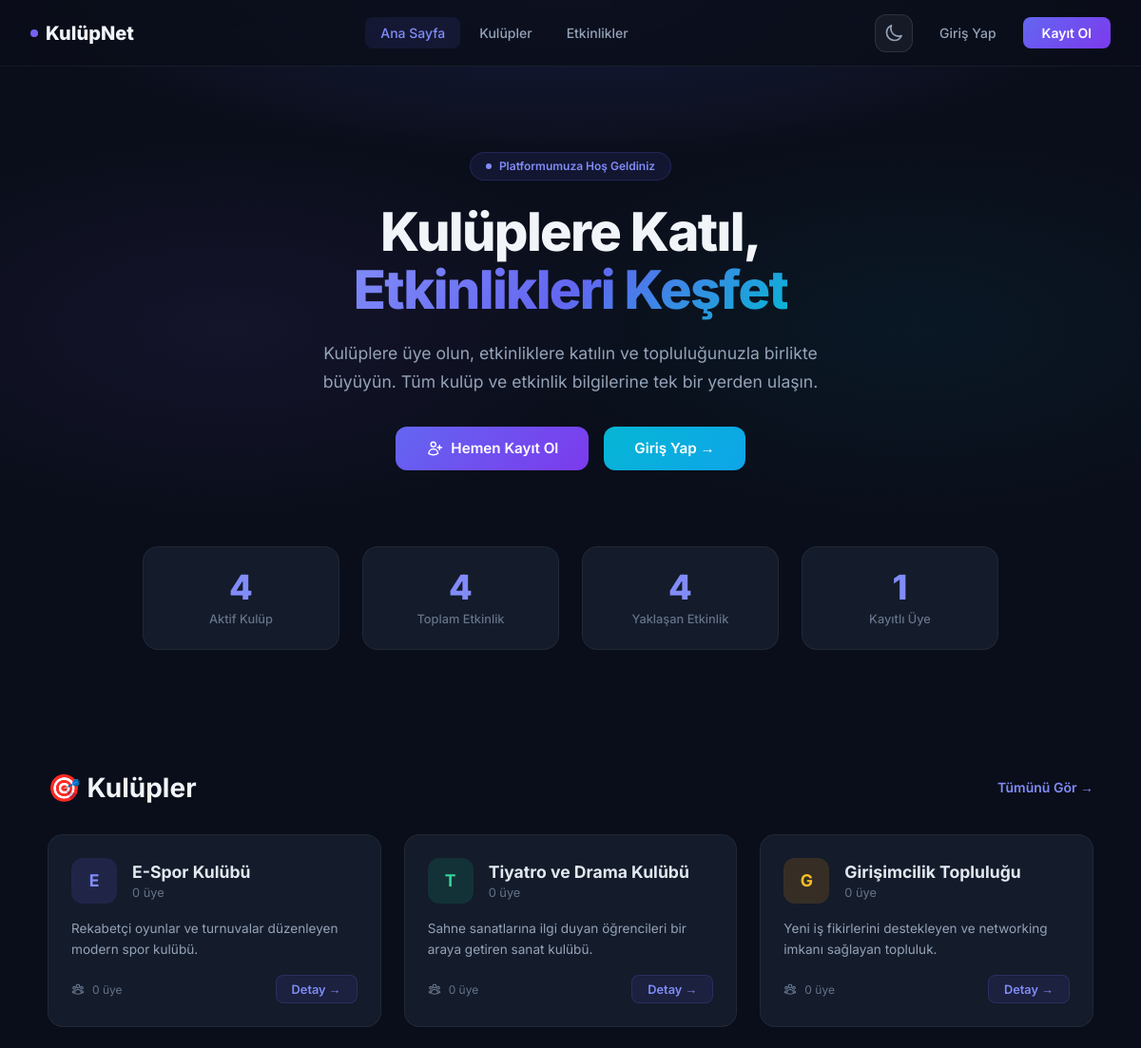
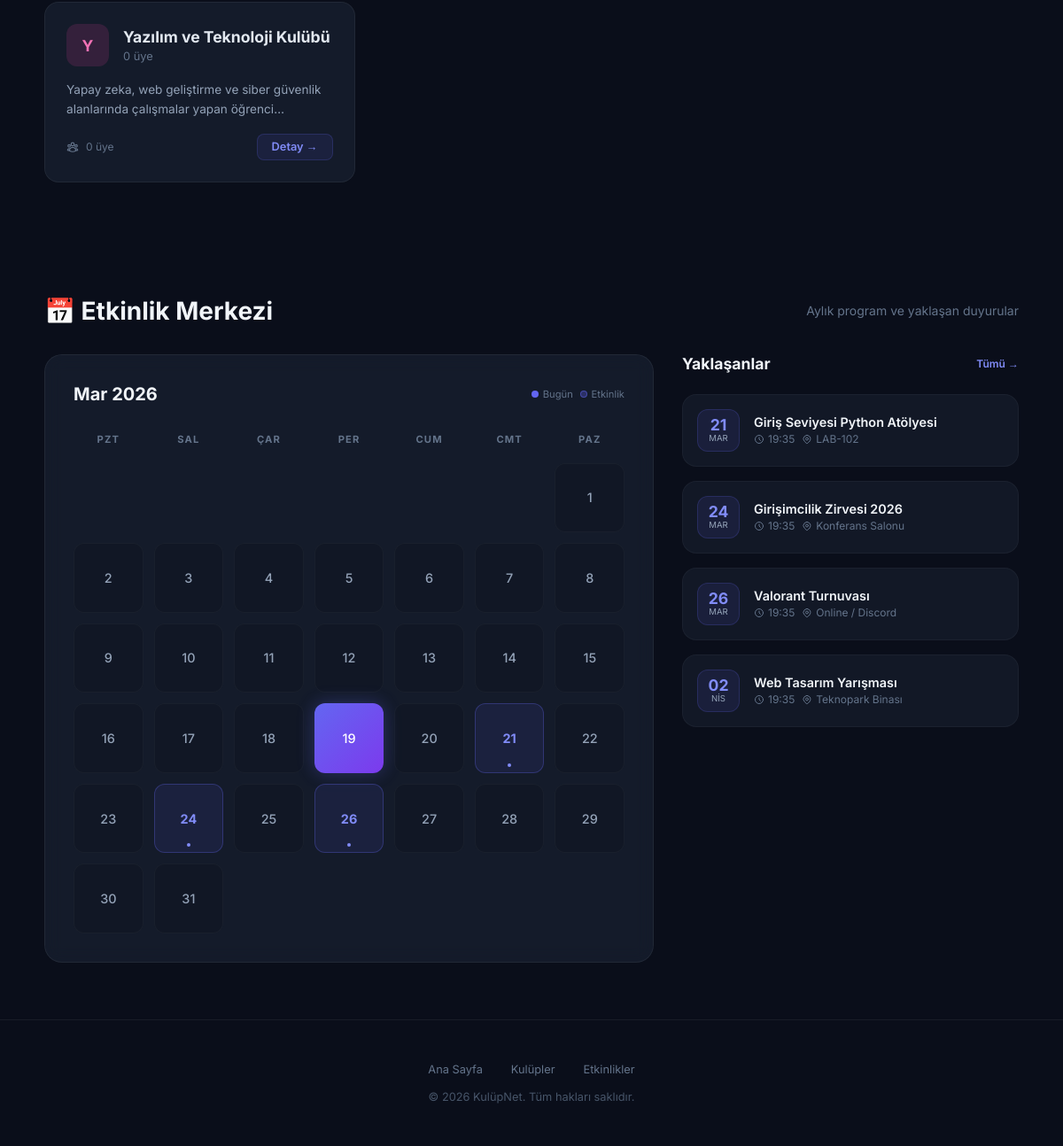
The page / on the database its author committed (2 pictures, top to bottom).
### tables this page shows
CREATE TABLE IF NOT EXISTS kulupler (
    id INT AUTO_INCREMENT PRIMARY KEY,
    ad VARCHAR(100) NOT NULL,
    aciklama TEXT
);

CREATE TABLE IF NOT EXISTS etkinlikler (
    id INT AUTO_INCREMENT PRIMARY KEY,
    kulup_id INT,
    baslik VARCHAR(200) NOT NULL,
    aciklama TEXT,
    tarih DATETIME NOT NULL,
    konum VARCHAR(200),
    kisi_siniri INT DEFAULT NULL,
    FOREIGN KEY (kulup_id) REFERENCES kulupler(id) ON DELETE SET NULL
);

### index.php (the view, shortened to what this page needs)
<?php
require_once 'config/veritabani.php';
$giris_yapildi = isset($_SESSION['kullanici_id']);
$kulup_sayisi = $db->query("SELECT COUNT(*) FROM kulupler")->fetchColumn();
$etkinlik_sayisi = $db->query("SELECT COUNT(*) FROM etkinlikler")->fetchColumn();
$aktif_etkinlik = $db->query("SELECT COUNT(*) FROM etkinlikler WHERE tarih >= NOW()")->fetchColumn();
$uye_sayisi = 0;
try {
    $uye_sayisi = $db->query("SELECT COUNT(*) FROM kullanicilar")->fetchColumn();
}
catch (Exception $e) {
}
$son_kulupler = $db->query("SELECT k.*, (SELECT COUNT(*) FROM kulup_uyelikleri WHERE kulup_id = k.id) as uye_sayisi FROM kulupler k ORDER BY k.id DESC LIMIT 6")->fetchAll();
$yaklasen = $db->query("SELECT e.*, k.ad as kulup_adi FROM etkinlikler e LEFT JOIN kulupler k ON e.kulup_id = k.id WHERE e.tarih >= NOW() ORDER BY e.tarih ASC LIMIT 5")->fetchAll();
$ay_baslap = date('Y-m-01');
$ay_bitis = date('Y-m-t');
$takvim_etkinlik_sorgu = $db->prepare("SELECT id, baslik, tarih, konum FROM etkinlikler WHERE tarih BETWEEN ? AND ? ORDER BY tarih ASC");
$takvim_etkinlik_sorgu->execute([$ay_baslap . ' 00:00:00', $ay_bitis . ' 23:59:59']);
$takvim_etkinlikler = $takvim_etkinlik_sorgu->fetchAll();
$etkinlik_gunleri = [];
foreach ($takvim_etkinlikler as $et) {
    $gun = (int)date('d', strtotime($et['tarih']));
    $etkinlik_gunleri[$gun][] = $et;
}
$bugun = (int)date('d');
$bu_ay = (int)date('m');
$bu_yil = (int)date('Y');
$toplam_gun = (int)date('t');
$aylar = ['Oca', 'Şub', 'Mar', 'Nis', 'May', 'Haz', 'Tem', 'Ağu', 'Eyl', 'Eki', 'Kas', 'Ara'];
$ilk_gun_hafta = (int)date('w', strtotime($ay_baslap));
if ($ilk_gun_hafta == 0)
    $ilk_gun_hafta = 7;
?>
<!DOCTYPE html>
<html lang="tr">
<head>
    <link rel="stylesheet" href="content/css/theme.css">
</head>
<body>
    <nav class="navbar">
        <a href="index.php" class="nav-brand">
            <span class="brand-dot"></span>
            KulüpNet
        </a>
        <div class="nav-links">
            <a href="index.php" class="active">Ana Sayfa</a>
            <a href="kulupler.php">Kulüpler</a>
            <a href="etkinlikler.php">Etkinlikler</a>
        </div>
        <div class="nav-auth">
            <?php include 'includes/theme_toggle.php'; ?>
            <?php if ($giris_yapildi): ?>
                <div class="user-menu">
                    <?php include 'includes/bildirim.php'; ?>
                    <a href="profil.php" class="user-avatar"><?php echo mb_strtoupper(mb_substr($_SESSION['kullanici_ad'], 0, 1)); ?></a>
                    <a href="profil.php" style="text-decoration:none;"><span class="user-menu-name"><?php echo htmlspecialchars($_SESSION['kullanici_ad']); ?></span></a>
                    <a href="ayarlar.php" class="btn-ghost" title="Ayarlar">
                        <svg xmlns="http://www.w3.org/2000/svg" fill="none" viewBox="0 0 24 24" stroke-width="2" stroke="currentColor" style="width:18px;height:18px;">
                            <path stroke-linecap="round" stroke-linejoin="round" d="M9.594 3.94c.09-.542.56-.94 1.11-.94h2.593c.55 0 1.02.398 1.11.94l.213 1.281c.063.374.313.686.645.87.074.04.147.083.22.127.325.196.72.257 1.075.124l1.217-.456a1.125 1.125 0 0 1 1.37.49l1.296 2.247a1.125 1.125 0 0 1-.26 1.431l-1.003.827c-.293.241-.438.613-.43.992a7.723 7.723 0 0 1 0 .255c-.008.378.137.75.43.991l1.004.827c.424.35.534.955.26 1.43l-1.298 2.247a1.125 1.125 0 0 1-1.369.491l-1.217-.456c-.355-.133-.75-.072-1.076.124a6.47 6.47 0 0 1-.22.128c-.331.183-.581.495-.644.869l-.213 1.281c-.09.543-.56.94-1.11.94h-2.594c-.55 0-1.019-.398-1.11-.94l-.213-1.281c-.062-.374-.312-.686-.644-.87a6.52 6.52 0 0 1-.22-.127c-.325-.196-.72-.257-1.076-.124l-1.217.456a1.125 1.125 0 0 1-1.369-.49l-1.297-2.247a1.125 1.125 0 0 1 .26-1.431l1.004-.827c.292-.24.437-.613.43-.991a6.932 6.932 0 0 1 0-.255c.007-.38-.138-.751-.43-.992l-1.004-.827a1.125 1.125 0 0 1-.26-1.43l1.297-2.247a1.125 1.125 0 0 1 1.37-.491l1.216.456c.356.133.751.072 1.076-.124.072-.044.146-.086.22-.128.332-.183.582-.495.644-.869l.214-1.28Z" />
                            <path stroke-linecap="round" stroke-linejoin="round" d="M15 12a3 3 0 1 1-6 0 3 3 0 0 1 6 0Z" />
                        </svg>
                    </a>
                    <a href="cikis.php" class="btn-ghost" title="Çıkış">
                        <svg xmlns="http://www.w3.org/2000/svg" fill="none" viewBox="0 0 24 24" stroke-width="2" stroke="currentColor" style="width:18px;height:18px;">
                            <path stroke-linecap="round" stroke-linejoin="round" d="M15.75 9V5.25A2.25 2.25 0 0 0 13.5 3h-6a2.25 2.25 0 0 0-2.25 2.25v13.5A2.25 2.25 0 0 0 7.5 21h6a2.25 2.25 0 0 0 2.25-2.25V15m3 0 3-3m0 0-3-3m3 3H9" />
                        </svg>
                    </a>
                </div>
            <?php
else: ?>
                <a href="giris.php" class="btn-ghost">Giriş Yap</a>
                <a href="kayit.php" class="btn-primary-nav">Kayıt Ol</a>
            <?php
endif; ?>
        </div>
    </nav>
    <section class="hero">
        <div class="hero-content">
            <div class="hero-badge">
                <span class="pulse-dot"></span>
                Platformumuza Hoş Geldiniz
            </div>
            <h1>Kulüplere Katıl,<br><span class="gradient-text">Etkinlikleri Keşfet</span></h1>
            <p>Kulüplere üye olun, etkinliklere katılın ve topluluğunuzla birlikte büyüyün. Tüm kulüp ve etkinlik bilgilerine tek bir yerden ulaşın.</p>
            <div class="hero-actions">
                <?php if ($giris_yapildi): ?>
                    <a href="kulupler.php" class="btn-hero primary">
                        <svg xmlns="http://www.w3.org/2000/svg" fill="none" viewBox="0 0 24 24" stroke-width="2" stroke="currentColor"><path stroke-linecap="round" stroke-linejoin="round" d="M18 18.72a9.094 9.094 0 0 0 3.741-.479 3 3 0 0 0-4.682-2.72m.94 3.198.001.031c0 .225-.012.447-.037.666A11.944 11.944 0 0 1 12 21c-2.17 0-4.207-.576-5.963-1.584A6.062 6.062 0 0 1 6 18.719m12 0a5.971 5.971 0 0 0-.941-3.197m0 0A5.995 5.995 0 0 0 12 12.75a5.995 5.995 0 0 0-5.058 2.772m0 0a3 3 0 0 0-4.681 2.72 8.986 8.986 0 0 0 3.74.477m.94-3.197a5.971 5.971 0 0 0-.94 3.197M15 6.75a3 3 0 1 1-6 0 3 3 0 0 1 6 0Zm6 3a2.25 2.25 0 1 1-4.5 0 2.25 2.25 0 0 1 4.5 0Zm-13.5 0a2.25 2.25 0 1 1-4.5 0 2.25 2.25 0 0 1 4.5 0Z" /></svg>
                        Kulüpleri Keşfet
                    </a>
                    <a href="etkinlikler.php" class="btn-hero secondary">
                        <svg xmlns="http://www.w3.org/2000/svg" fill="none" viewBox="0 0 24 24" stroke-width="2" stroke="currentColor"><path stroke-linecap="round" stroke-linejoin="round" d="M6.75 3v2.25M17.25 3v2.25M3 18.75V7.5a2.25 2.25 0 0 1 2.25-2.25h13.5A2.25 2.25 0 0 1 21 7.5v11.25m-18 0A2.25 2.25 0 0 0 5.25 21h13.5A2.25 2.25 0 0 0 21 18.75m-18 0v-7.5A2.25 2.25 0 0 1 5.25 9h13.5A2.25 2.25 0 0 1 21 11.25v7.5" /></svg>
                        Etkinlikleri Gör
                    </a>
                <?php
else: ?>
                    <a href="kayit.php" class="btn-hero primary">
                        Hemen Kayıt Ol
                    </a>
                    <a href="giris.php" class="btn-hero secondary">
                        Giriş Yap →
                    </a>
                <?php
endif; ?>
            </div>
        </div>
    </section>
    <section class="stats-section">
        <div class="stats-grid">
            <div class="stat-item">
                <div class="stat-value"><?php echo $kulup_sayisi; ?></div>
                <div class="stat-label">Aktif Kulüp</div>
            </div>
            <div class="stat-item">
                <div class="stat-value"><?php echo $etkinlik_sayisi; ?></div>
                <div class="stat-label">Toplam Etkinlik</div>
            </div>
            <div class="stat-item">
                <div class="stat-value"><?php echo $aktif_etkinlik; ?></div>
                <div class="stat-label">Yaklaşan Etkinlik</div>
            </div>
            <div class="stat-item">
                <div class="stat-value"><?php echo $uye_sayisi; ?></div>
                <div class="stat-label">Kayıtlı Üye</div>
            </div>
        </div>
    </section>
    <section class="section">
        <div class="section-header">
            <h2>🎯 Kulüpler</h2>
            <a href="kulupler.php">Tümünü Gör →</a>
        </div>
        <div class="cards-grid">
            <?php
$renkler = [
    ['bg' => 'rgba(99,102,241,0.15)', 'color' => '#818cf8'],
    ['bg' => 'rgba(16,185,129,0.15)', 'color' => '#34d399'],
    ['bg' => 'rgba(245,158,11,0.15)', 'color' => '#fbbf24'],
    ['bg' => 'rgba(236,72,153,0.15)', 'color' => '#f472b6'],
    ['bg' => 'rgba(59,130,246,0.15)', 'color' => '#60a5fa'],
    ['bg' => 'rgba(6,182,212,0.15)', 'color' => '#22d3ee'],
];
if (!empty($son_kulupler)):
    foreach ($son_kulupler as $i => $k):
        $renk = $renkler[$i % count($renkler)];
        $harf = mb_strtoupper(mb_substr($k['ad'], 0, 1));
?>
            <div class="card">
                <div class="card-top">
                    <div class="card-avatar" style="background: <?php echo $renk['bg']; ?>; color: <?php echo $renk['color']; ?>;"><?php echo $harf; ?></div>
                    <div>
                        <div class="card-title"><?php echo htmlspecialchars($k['ad']); ?></div>
                        <div class="card-subtitle"><?php echo $k['uye_sayisi']; ?> üye</div>
                    </div>
                </div>
                <div class="card-desc"><?php echo htmlspecialchars($k['aciklama'] ?? 'Açıklama bulunmuyor.'); ?></div>
                <div class="card-footer">
                    <div class="card-meta">
                        <?php echo $k['uye_sayisi']; ?> üye
                    </div>
                    <a href="kulup_detay.php?id=<?php echo $k['id']; ?>" class="card-btn">Detay →</a>
                </div>
            </div>
            <?php
    endforeach;
endif; ?>
        </div>
    </section>
    <section class="section">
        <div class="section-header">
            <h2>📅 Etkinlik Merkezi</h2>
            <p style="color: #64748b; font-size: 0.875rem;">Aylık program ve yaklaşan duyurular</p>
        </div>
        <div class="activities-container">
            <div class="calendar-card">
                <div class="calendar-header">
                    <h3><?php echo $aylar[$bu_ay - 1] . ' ' . $bu_yil; ?></h3>
                    <div style="display: flex; gap: 0.5rem;">
                        <span style="display: flex; align-items: center; gap: 0.3rem; font-size: 0.7rem; color: #64748b;">
                            <span style="width: 8px; height: 8px; border-radius: 50%; background: #6366f1;"></span> Bugün
                        </span>
                        <span style="display: flex; align-items: center; gap: 0.3rem; font-size: 0.7rem; color: #64748b;">
                            <span style="width: 8px; height: 8px; border-radius: 50%; background: rgba(99,102,241,0.3); border: 1px solid rgba(99,102,241,0.5);"></span> Etkinlik
                        </span>
                    </div>
                </div>
                <div class="calendar-grid">
                    <?php
$gun_isimleri = ['Pzt', 'Sal', 'Çar', 'Per', 'Cum', 'Cmt', 'Paz'];
foreach ($gun_isimleri as $gi)
    echo "<div class='calendar-day-label'>$gi</div>";
for ($i = 1; $i < $ilk_gun_hafta; $i++)
    echo "<div class='calendar-day empty'></div>";
for ($d = 1; $d <= $toplam_gun; $d++):
    $is_today = ($d == $bugun);
    $has_events = isset($etkinlik_gunleri[$d]);
    $class = "calendar-day";
    if ($is_today)
        $class .= " today";
    if ($has_events)
        $class .= " has-event";
    $tooltip = "";
    if ($has_events) {
        $titles = array_map(function ($e) {
            return htmlspecialchars($e['baslik']); }, $etkinlik_gunleri[$d]);
        $tooltip = 'title="' . implode(' | ', $titles) . '"';
    }
?>
                        <div class="<?php echo $class; ?>" <?php echo $tooltip; ?>>
                            <?php echo $d; ?>
                            <?php if ($has_events): ?>
                                <div class="event-dot-group">
                                    <?php foreach ($etkinlik_gunleri[$d] as $index => $et)
            if ($index < 3)
                echo '<span class="event-dot"></span>'; ?>
                                </div>
                            <?php
    endif; ?>
                        </div>
                    <?php
endfor; ?>
                </div>
            </div>
            <div class="upcoming-panel">
                <div style="display:flex; justify-content:space-between; align-items:center; margin-bottom:0.5rem;">
                    <h3 style="font-size: 1.1rem; font-weight: 700;">Yaklaşanlar</h3>
                    <a href="etkinlikler.php" style="font-size: 0.75rem; color: #818cf8; text-decoration: none; font-weight: 600;">Tümü →</a>
                </div>
                <?php if (!empty($yaklasen)):
    foreach ($yaklasen as $e):
        $ts = strtotime($e['tarih']);
        $gun = date('d', $ts);
        $ay = $aylar[(int)date('n', $ts) - 1];
?>
                <a href="etkinlikler.php" class="compact-event-card">
                    <div class="mini-date">
                        <span class="d"><?php echo $gun; ?></span>
                        <span class="m"><?php echo $ay; ?></span>
                    </div>
                    <div class="event-main-info">
                        <h4><?php echo htmlspecialchars($e['baslik']); ?></h4>
                        <div class="event-main-meta">
                            <span>
                                <svg style="width:12px; height:12px;" fill="none" stroke="currentColor" viewBox="0 0 24 24"><path d="M12 8v4l3 3m6-3a9 9 0 11-18 0 9 9 0 0118 0z" stroke-width="2" stroke-linecap="round" stroke-linejoin="round"/></svg>
                                <?php echo date('H:i', $ts); ?>
                            </span>
                            <span>
                                <?php echo htmlspecialchars($e['konum'] ?? 'Kayıtlı Değil'); ?>
                            </span>
                        </div>
                    </div>
                </a>
                <?php
    endforeach;
else: ?>
                    <div style="padding: 2rem; text-align: center; color: #475569; background: rgba(0,0,0,0.15); border-radius: 1rem; border: 1px dashed rgba(255,255,255,0.05);">
                        <p style="font-size: 0.85rem;">Yakın zamanda etkinlik bulunmuyor.</p>
                    </div>
                <?php
endif; ?>
            </div>
        </div>
    </section>
    <footer class="site-footer">
        <div class="footer-links">
            <a href="index.php">Ana Sayfa</a>
            <a href="kulupler.php">Kulüpler</a>
            <a href="etkinlikler.php">Etkinlikler</a>
        </div>
        <p>&copy; 2026 KulüpNet. Tüm hakları saklıdır.</p>
    </footer>
</body>
</html>

### content/css/theme.css (style rules this page uses)
body, .navbar, .card, .event-card, .meeting-card, .club-card, .section-card, .form-card, .stat-item, .calendar-card, .compact-event-card, .site-footer, .search-input, .event-modal, .modal-header, .modal-event-item, .theme-toggle, .page-btn, .page-link, .profile-header, .settings-section, .tabs, .detail-card, .announcement-card, .login-prompt, .list-item { transition: background-color 0.3s ease, color 0.3s ease, border-color 0.3s ease, box-shadow 0.3s ease; }

### rows shown on the page
kulupler: ad "E", ad "E-Spor Kulübü", uye_sayisi "0", aciklama "Rekabetçi oyunlar ve turnuvalar düzenleyen modern spor kulübü."
kulupler: ad "T", ad "Tiyatro ve Drama Kulübü", uye_sayisi "0", aciklama "Sahne sanatlarına ilgi duyan öğrencileri bir araya getiren sanat kulübü."
kulupler: ad "G", ad "Girişimcilik Topluluğu", uye_sayisi "0", aciklama "Yeni iş fikirlerini destekleyen ve networking imkanı sağlayan topluluk."
kulupler: ad "Y", ad "Yazılım ve Teknoloji Kulübü", uye_sayisi "0", aciklama "Yapay zeka, web geliştirme ve siber güvenlik alanlarında çalışmalar yapan…"
etkinlikler: tarih "21", tarih "MAR", baslik "Giriş Seviyesi Python Atölyesi", tarih "19:35", konum "LAB-102"
etkinlikler: tarih "24", tarih "MAR", baslik "Girişimcilik Zirvesi 2026", tarih "19:35", konum "Konferans Salonu"
etkinlikler: tarih "26", tarih "MAR", baslik "Valorant Turnuvası", tarih "19:35", konum "Online / Discord"
etkinlikler: tarih "02", tarih "NIS", baslik "Web Tasarım Yarışması", tarih "19:35", konum "Teknopark Binası"

### other values the page prints
$kulup_sayisi "4"
$etkinlik_sayisi "4"
$aktif_etkinlik "4"
$uye_sayisi "1"
$gi "PZT"
$gi "SAL"
$gi "ÇAR"
$gi "PER"
$gi "CUM"
$gi "CMT"
$gi "PAZ"
